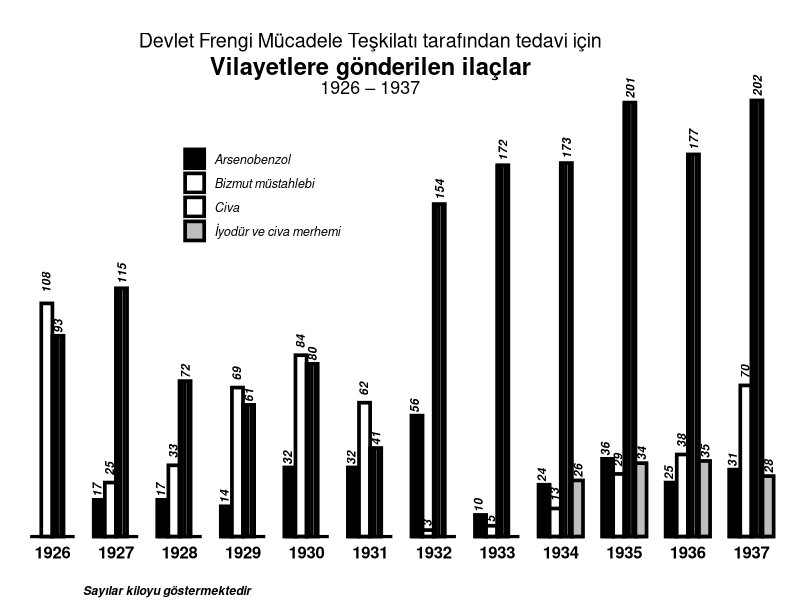

Write R code to recreate this figure.
library(ggplot2)
zaman <- rep(seq(1926,1937),4)
arsenobenzol <- c(NA,17,17,14,32,32,56,10,24,36,25,31)
bizmut <- c(108,25,33,69,84,62,3,5,13,29,38,70)
civa <- c(93,115,72,61,80,41,154,172,173,201,177,202)
iyodur <- c(NA,NA,NA,NA,NA,NA,NA,NA,26,34,35,28)
deger <- c(arsenobenzol,bizmut,civa,iyodur)
grup <- factor(c(rep(c("Arsenobenzol","Bizmut müstahlebi","Civa","İyodür ve civa merhemi"), each = length(civa))),
               levels = c("Arsenobenzol","Bizmut müstahlebi","Civa","İyodür ve civa merhemi"))
frengi <- data.frame(zaman,deger,grup)

xcor1 <- seq(1926,1937) -0.3
xcor2 <- seq(1926,1937) - 0.1
xcor3 <- seq(1926,1937) + 0.09
xcor4 <- seq(1926,1937) + 0.27
ycor1 <- arsenobenzol
ycor2 <- bizmut
ycor3 <- civa
ycor4 <- iyodur
annolabel1 <- c("","17","17","14","32","32","56","10","24","36","25","31")
annolabel2 <- c("108","25","33","69","84","62","3","5","13","29","38","70")
annolabel3 <- c("93","115","72","61","80","41","154","172","173","201","177","202")
annolabel4 <- c("","","","","","","","","26","34","35","28")
cizgi <- c(0,0.04,0.08,0.13)
ek <- seq(0,11)
xline <- c(1925.65) + ek
xlinend <- c(1926.35) + ek

ggplot(frengi, aes(x = zaman, y = deger, fill = grup, color = grup)) +
  geom_bar(stat = "identity", position = position_dodge(), color = "black", size = 1.25, width = 0.70) +
  scale_fill_manual(values=c("black","white","white","grey"))  +
  theme_classic() +
  theme(plot.margin = unit(c(2,1,1,1), "lines")) +  
  labs(caption = "Sayılar kiloyu göstermektedir") +
  theme(plot.caption = element_text(face = "bold.italic", vjust = -5, hjust = 0.1)) +
  theme(axis.line.y = element_blank(),
        axis.text.y = element_blank(), 
        axis.ticks = element_blank(), 
        axis.title = element_blank(),
        axis.text.x = element_text(color = "black", size = 12, hjust = 0.5, vjust = 0.5, face = "bold"),
        axis.line.x = element_blank()) +
  theme(legend.title=element_blank(),
        legend.text = element_text(size = 9,face = "italic"),
        legend.position=c(0.2,0.8), 
        legend.justification=c(0,1), 
        legend.direction='vertical',
        legend.spacing.x = unit(0.15,"cm"),
        legend.key = element_rect(fill = "white", colour = "white")) +
  annotate("segment", x = xline, xend = xlinend, y = 0, yend = 0, size = 1.1) +
  annotate("text", x = 1931, y = 230, label = "Devlet Frengi Mücadele Teşkilatı tarafından tedavi için", size = 5) +
  annotate("text", x = 1931, y = 218, label = "Vilayetlere gönderilen ilaçlar", size = 6, fontface = "bold") +
  annotate("text", x = 1931, y = 208, label = "1926 \u2013 1937", size = 4.5) +
  annotate("text",x = xcor1, y = ycor1, label = annolabel1, angle = 90, fontface = "bold.italic",
           hjust = -0.2, size = 3) +
  annotate("text",x = xcor2, y = ycor2, label = annolabel2, angle = 90, fontface = "bold.italic",
           hjust = -0.5, size = 3) +
  annotate("text",x = xcor3, y = ycor3, label = annolabel3, angle = 90, fontface = "bold.italic",
           hjust = -0.2, size = 3) +
  annotate("text",x = xcor4, y = ycor4, label = annolabel4, angle = 90, fontface = "bold.italic",
           hjust = -0.2, size = 3) +
  annotate("segment", x = 1926 + cizgi, xend = 1926 + cizgi, y = 0, yend = 93, size = 1) +
  annotate("segment", x = 1927 + cizgi, xend = 1927 + cizgi, y = 0, yend = 115, size = 1) +
  annotate("segment", x = 1928 + cizgi, xend = 1928 + cizgi, y = 0, yend = 72, size = 1) +
  annotate("segment", x = 1929 + cizgi, xend = 1929 + cizgi, y = 0, yend = 61, size = 1) +
  annotate("segment", x = 1930 + cizgi, xend = 1930 + cizgi, y = 0, yend = 80, size = 1) +
  annotate("segment", x = 1931 + cizgi, xend = 1931 + cizgi, y = 0, yend = 41, size = 1) +
  annotate("segment", x = 1932 + cizgi, xend = 1932 + cizgi, y = 0, yend = 154, size = 1) +
  annotate("segment", x = 1933 + cizgi, xend = 1933 + cizgi, y = 0, yend = 172, size = 1) +
  annotate("segment", x = 1934 + cizgi, xend = 1934 + cizgi, y = 0, yend = 173, size = 1) +
  annotate("segment", x = 1935 + cizgi, xend = 1935 + cizgi, y = 0, yend = 201, size = 1) +
  annotate("segment", x = 1936 + cizgi, xend = 1936 + cizgi, y = 0, yend = 177, size = 1) +
  annotate("segment", x = 1937 + cizgi, xend = 1937 + cizgi, y = 0, yend = 202, size = 1) +
  coord_cartesian(clip = 'off') +
  scale_y_continuous(expand = c(0,0)) +
  scale_x_continuous(breaks = seq(1926,1937), expand = c(0,0.1))
  
